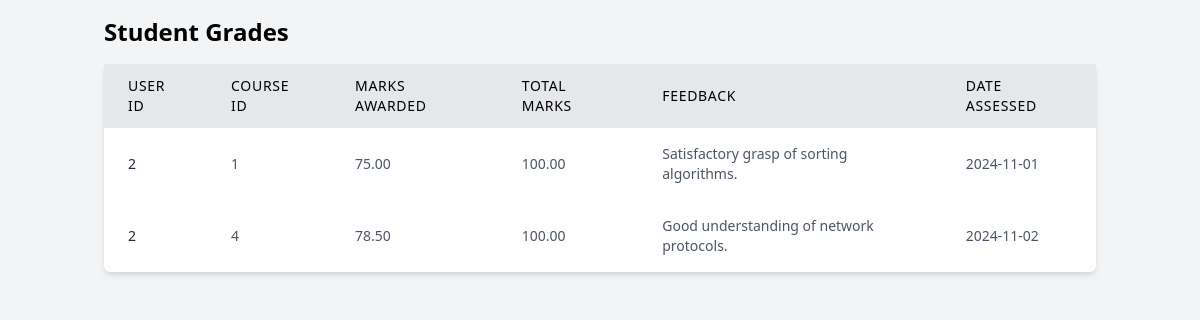
The app's page /src/grade.php (signed in) with its own data.
### tables this page shows
CREATE TABLE grades (
    grade_id INT AUTO_INCREMENT PRIMARY KEY,
    user_id INT NOT NULL,  
    course_id INT NOT NULL,  
    marks_awarded DECIMAL(5, 2) NOT NULL,
    total_marks DECIMAL(5, 2) NOT NULL,
    feedback TEXT,
    date_assessed DATE NOT NULL,
    FOREIGN KEY (course_id) REFERENCES courses(id),
    FOREIGN KEY (user_id) REFERENCES users(id)
);

### src/grade.php (the view, shortened to what this page needs)
<?php
require "./header.php";
$query = "SELECT user_id, course_id, marks_awarded, total_marks, feedback, date_assessed FROM grades WHERE user_id = :user_id";
$stmt = $pdo->prepare($query);
$stmt->bindValue(':user_id', $user['id'], PDO::PARAM_INT);
$stmt->execute();
$grades = $stmt->fetchAll(PDO::FETCH_ASSOC);
?>
<!DOCTYPE html>
<html lang="en">
<head>
    <link rel="stylesheet" href="https://cdn.jsdelivr.net/npm/tailwindcss@2.2.19/dist/tailwind.min.css">
</head>
<body class="bg-gray-100">
    <div class="container mx-auto p-4">
        <h1 class="text-2xl font-bold mb-4">Student Grades</h1>
        <table class="w-full bg-white shadow-md rounded-md">
            <thead class="bg-gray-200">
                <tr>
                    <th class="px-6 py-3 text-left text-sm font-medium uppercase tracking-wider">User ID</th>
                    <th class="px-6 py-3 text-left text-sm font-medium uppercase tracking-wider">Course ID</th>
                    <th class="px-6 py-3 text-left text-sm font-medium uppercase tracking-wider">Marks Awarded</th>
                    <th class="px-6 py-3 text-left text-sm font-medium uppercase tracking-wider">Total Marks</th>
                    <th class="px-6 py-3 text-left text-sm font-medium uppercase tracking-wider">Feedback</th>
                    <th class="px-6 py-3 text-left text-sm font-medium uppercase tracking-wider">Date Assessed</th>
                </tr>
            </thead>
            <tbody>
                <?php
                foreach ($grades as $row) {
                    echo "<tr class='hover:bg-gray-100 transition'>
                                <td class='px-6 py-4 text-sm text-gray-800 font-medium'>" . htmlspecialchars($row['user_id']) . "</td>
                                <td class='px-6 py-4 text-sm text-gray-600'>" . htmlspecialchars($row['course_id']) . "</td>
                                <td class='px-6 py-4 text-sm text-gray-600'>" . htmlspecialchars($row['marks_awarded']) . "</td>
                                <td class='px-6 py-4 text-sm text-gray-600'>" . htmlspecialchars($row['total_marks']) . "</td>
                                <td class='px-6 py-4 text-sm text-gray-600'>" . htmlspecialchars($row['feedback']) . "</td>
                                <td class='px-6 py-4 text-sm text-gray-600'>" . htmlspecialchars($row['date_assessed']) . "</td>
                              </tr>";
                }
                ?>
            </tbody>
        </table>
    </div>
</body>
</html>

### records on screen
grades: user "2", course "1", marks_awarded "75.00", total_marks "100.00", feedback "Satisfactory grasp of sorting algorithms.", date_assessed "2024-11-01"
grades: user "2", course "4", marks_awarded "78.50", total_marks "100.00", feedback "Good understanding of network protocols.", date_assessed "2024-11-02"
